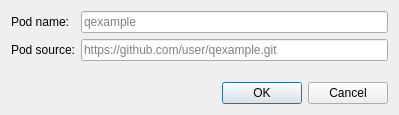
<?xml version="1.0" encoding="UTF-8"?>
<ui version="4.0">
 <class>PodDialog</class>
 <widget class="QDialog" name="PodDialog">
  <property name="geometry">
   <rect>
    <x>0</x>
    <y>0</y>
    <width>399</width>
    <height>115</height>
   </rect>
  </property>
  <property name="maximumSize">
   <size>
    <width>16777215</width>
    <height>115</height>
   </size>
  </property>
  <property name="windowTitle">
   <string>Pod details</string>
  </property>
  <property name="windowIcon">
   <iconset resource="resources.qrc">
    <normaloff>:/icons/icons/document-open.svg</normaloff>:/icons/icons/document-open.svg</iconset>
  </property>
  <layout class="QVBoxLayout" name="verticalLayout">
   <item>
    <layout class="QFormLayout" name="formLayout">
     <item row="0" column="0">
      <widget class="QLabel" name="label">
       <property name="text">
        <string>Pod name:</string>
       </property>
      </widget>
     </item>
     <item row="0" column="1">
      <widget class="QLineEdit" name="lineEditPodName">
       <property name="placeholderText">
        <string>qexample</string>
       </property>
      </widget>
     </item>
     <item row="1" column="0">
      <widget class="QLabel" name="label_2">
       <property name="text">
        <string>Pod source:</string>
       </property>
      </widget>
     </item>
     <item row="1" column="1">
      <widget class="QLineEdit" name="lineEditPodUrl">
       <property name="placeholderText">
        <string>https://github.com/user/qexample.git</string>
       </property>
      </widget>
     </item>
    </layout>
   </item>
   <item>
    <layout class="QHBoxLayout" name="horizontalLayout">
     <item>
      <spacer name="horizontalSpacer">
       <property name="orientation">
        <enum>Qt::Horizontal</enum>
       </property>
       <property name="sizeHint" stdset="0">
        <size>
         <width>40</width>
         <height>20</height>
        </size>
       </property>
      </spacer>
     </item>
     <item>
      <widget class="QDialogButtonBox" name="buttonBox">
       <property name="standardButtons">
        <set>QDialogButtonBox::Cancel|QDialogButtonBox::Ok</set>
       </property>
      </widget>
     </item>
    </layout>
   </item>
  </layout>
 </widget>
 <resources>
  <include location="resources.qrc"/>
 </resources>
 <connections>
  <connection>
   <sender>buttonBox</sender>
   <signal>rejected()</signal>
   <receiver>PodDialog</receiver>
   <slot>reject()</slot>
   <hints>
    <hint type="sourcelabel">
     <x>295</x>
     <y>91</y>
    </hint>
    <hint type="destinationlabel">
     <x>199</x>
     <y>57</y>
    </hint>
   </hints>
  </connection>
  <connection>
   <sender>buttonBox</sender>
   <signal>accepted()</signal>
   <receiver>PodDialog</receiver>
   <slot>accept()</slot>
   <hints>
    <hint type="sourcelabel">
     <x>295</x>
     <y>91</y>
    </hint>
    <hint type="destinationlabel">
     <x>199</x>
     <y>57</y>
    </hint>
   </hints>
  </connection>
 </connections>
</ui>
